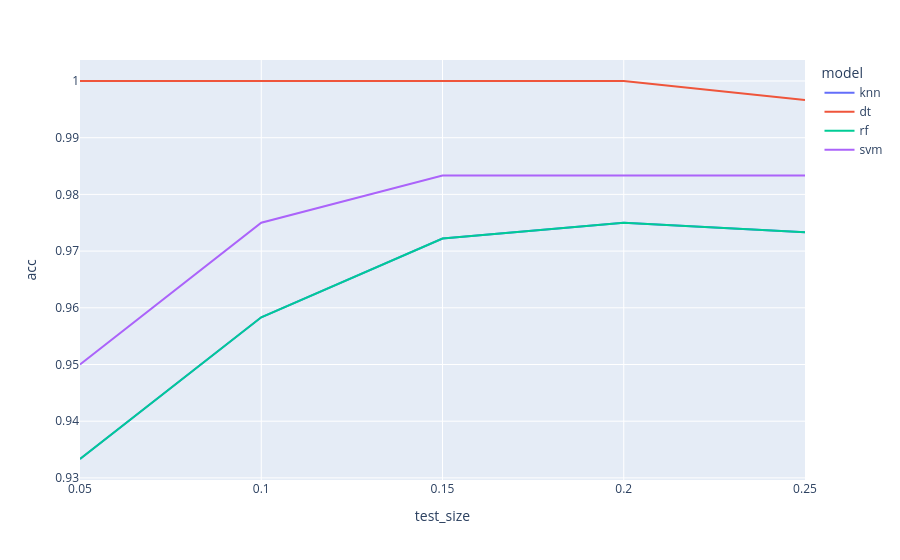

The notebook cell this image was saved under:
### Code cell
px.line(data_frame=dd,x='test_size',y='acc',color='model')

### Figure 1 — Plotly figure (JSON) as saved in the notebook; plotly's stock layout.template omitted (floating-point values rounded to 4 significant figures)
{"data": [{"hovertemplate": "model=knn<br>test_size=%{x}<br>acc=%{y}<extra></extra>", "legendgroup": "knn", "line": {"color": "#636efa", "dash": "solid"}, "marker": {"symbol": "circle"}, "mode": "lines", "name": "knn", "orientation": "v", "showlegend": true, "type": "scatter", "x": [0.05, 0.1, 0.15, 0.2, 0.25], "xaxis": "x", "y": [0.9333, 0.9583, 0.9722, 0.975, 0.9733], "yaxis": "y"}, {"hovertemplate": "model=dt<br>test_size=%{x}<br>acc=%{y}<extra></extra>", "legendgroup": "dt", "line": {"color": "#EF553B", "dash": "solid"}, "marker": {"symbol": "circle"}, "mode": "lines", "name": "dt", "orientation": "v", "showlegend": true, "type": "scatter", "x": [0.05, 0.1, 0.15, 0.2, 0.25], "xaxis": "x", "y": [1.0, 1.0, 1.0, 1.0, 0.9967], "yaxis": "y"}, {"hovertemplate": "model=rf<br>test_size=%{x}<br>acc=%{y}<extra></extra>", "legendgroup": "rf", "line": {"color": "#00cc96", "dash": "solid"}, "marker": {"symbol": "circle"}, "mode": "lines", "name": "rf", "orientation": "v", "showlegend": true, "type": "scatter", "x": [0.05, 0.1, 0.15, 0.2, 0.25], "xaxis": "x", "y": [0.9333, 0.9583, 0.9722, 0.975, 0.9733], "yaxis": "y"}, {"hovertemplate": "model=svm<br>test_size=%{x}<br>acc=%{y}<extra></extra>", "legendgroup": "svm", "line": {"color": "#ab63fa", "dash": "solid"}, "marker": {"symbol": "circle"}, "mode": "lines", "name": "svm", "orientation": "v", "showlegend": true, "type": "scatter", "x": [0.05, 0.1, 0.15, 0.2, 0.25], "xaxis": "x", "y": [0.95, 0.975, 0.9833, 0.9833, 0.9833], "yaxis": "y"}], "layout": {"legend": {"title": {"text": "model"}, "tracegroupgap": 0}, "margin": {"t": 60}, "xaxis": {"anchor": "y", "domain": [0, 1], "title": {"text": "test_size"}}, "yaxis": {"anchor": "x", "domain": [0, 1], "title": {"text": "acc"}}}}
